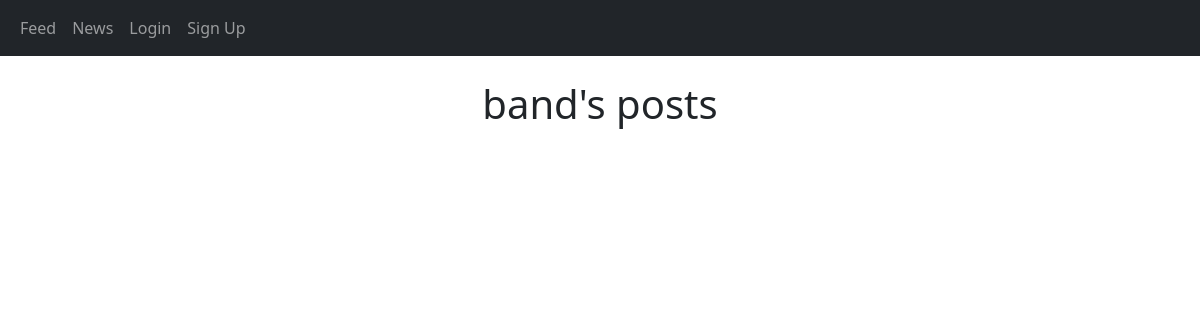
/posts/band, run on an earlier commit of the app's database.
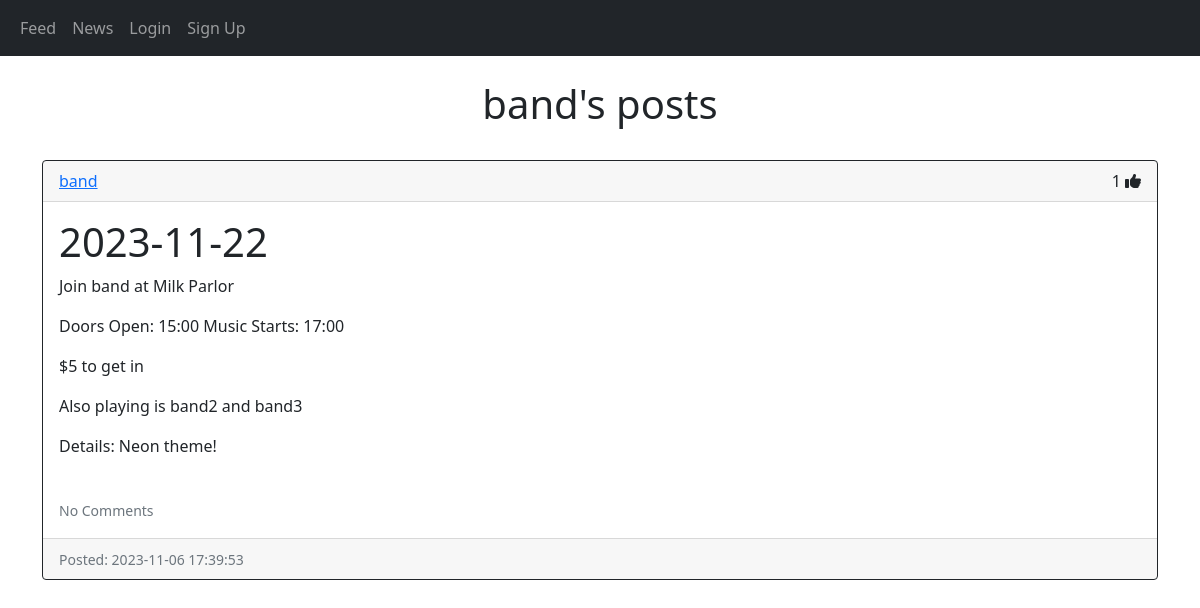
And on a later commit of the database.
### website/models.py (models this page shows)
class User(db.Model, UserMixin):
    id = db.Column(db.Integer, primary_key=True)
    email = db.Column(db.String(150), unique=True)
    username = db.Column(db.String(150), unique=True)
    password = db.Column(db.String(150))
    date_created = db.Column(db.DateTime(timezone=True), default=func.now())
    posts = db.relationship('Post', backref='user', passive_deletes=True)
    comments = db.relationship('Comment', backref='user', passive_deletes=True)
    likes = db.relationship('Like', backref='user', passive_deletes=True)

class Post(db.Model):
    id = db.Column(db.Integer, primary_key=True)
    location = db.Column(db.Text, nullable=False)
    date = db.Column(db.Text, nullable=False)
    doors = db.Column(db.Text, nullable=True)
    time = db.Column(db.Text, nullable=False)
    price = db.Column(db.Text, nullable=False)
    who = db.Column(db.Text, nullable=True)
    details = db.Column(db.Text, nullable=True)
    date_created = db.Column(db.DateTime(timezone=True), default=func.now())
    author = db.Column(db.Integer, db.ForeignKey('user.id', ondelete="CASCADE"), nullable=False)
    comments = db.relationship('Comment', backref='post', passive_deletes=True)
    likes = db.relationship('Like', backref='post', passive_deletes=True)

### website/views.py (the view)
@views.route("/posts/<username>")
def posts(username):
    user = User.query.filter_by(username=username).first()
    if not user:
        flash('No such band.', category='error')
        return redirect(url_for('views.feed'))
    posts = user.posts
    return render_template("posts.html", user=current_user, posts=posts, username=username)

### website/templates/posts.html (shortened to what this page needs)
{% extends "post_div.html" %} {% block title %}{{username}}'s Posts{% endblock %}
{% block header %} {{username}}'s posts {% endblock %}

### website/templates/post_div.html (shortened to what this page needs)
{% extends "base.html" %} {% block title %}Feed{% endblock %}
{% block content%}
<br/>
<h1 align="center">{% block header %}Feed{% endblock %}</h1>
<br/>
<div id="posts">
    {% for post in posts %}
        <div class="card border-dark">
            <div class="card-header d-flex justify-content-between align-items-center">
                <a href="/posts/{{post.user.username}}">{{post.user.username}}</a>
                {% if user.is_authenticated %}
                <div>
                    {{ post.likes|length }}
                    {% if user.id in post.likes|map(attribute="author")|list %}
                    <a href="like-post/{{post.id}}"><i class="fa-solid fa-thumbs-up"></i></a>
                    {% else %}
                    <a href="like-post/{{post.id}}"><i class="fa-regular fa-thumbs-up"></i></a>
                    {% endif %}
                    {% if user.id == post.author %}
                    <div class="btn-group">
                        <button type="button" class="btn btn-sm btn-primary dropdown-toggle" data-bs-toggle="dropdown">
                        </button>
                        <ul class="dropdown-menu">
                            <li><a href="/delete-post/{{post.id}}" class="dropdown-item">Delete</a></li>
                        </ul>
                    </div>
                    {% endif %}
                </div>
                {% else %}
                <div>
                    {{ post.likes|length }}
                    <i class="fa-solid fa-thumbs-up"></i>
                </div>
                {% endif %}
            </div>
            <div class="card-body">
                <div class="card-text">
                    <div>
                        <h1>{{post.date}}</h1>
                        <p>Join {{post.user.username}} at {{post.location}}</p>
                        <p>Doors Open: {{post.doors}} Music Starts: {{post.time}}</p>
                        {%if post.price|int == 0 %}
                        <p>Free Show!</p>
                        {% else %}
                        <p>${{post.price}} to get in</p>
                        {% endif %}
                        {% if post.who %}
                        <p>Also playing is {{post.who}}</p>
                        {% endif %}
                        {% if post.details %}
                        <p>Details: {{post.details}}</p>
                        {% endif %}
                    </div>
                </div>
                <br />
                <p class="card-text">
                    {% if post.comments|length > 0 %}
                    <a data-bs-toggle="collapse" href="#comments-{{post.id}}" role="button">
                        <small>View {{post.comments|length}} Comments</small>
                    </a>
                    {% else %}
                    <small class="text-muted">No Comments</small>
                    {% endif %}
                </p>
            </div>
            <div class="card-footer text-muted">
                <small>Posted: {{post.date_created}}</small>
            </div>
        </div>
    <br />
    {% endfor %}
</div>
{% endblock %}

### website/templates/base.html (shortened to what this page needs)
<!DOCTYPE html>
<html lang="en">
  <head>
    <link
      href="https://cdn.jsdelivr.net/npm/bootstrap@5.0.2/dist/css/bootstrap.min.css"
      rel="stylesheet"
    />
  </head>
  <body>
    <nav class="navbar navbar-expand-lg navbar-dark bg-dark">
      <div class="container-fluid">
        <div class="collapse navbar-collapse" id="navbar">
          <div class="navbar-nav">
            {% if user.is_authenticated %}
            <a class="nav-item nav-link" href="/create-post">Create A Post</a>
            <a class="nav-item nav-link" href="/feed">Feed</a>
            <a class="nav-item nav-link" href="/news">News</a>
            <a class="nav-item nav-link" href="/logout">Logout</a>
            <a class="nav-item nav-link" href="/profile"><i class="fa fa-user" aria-hidden="true"></i></a>
            {% else %}
            <a class="nav-item nav-link" href="/feed">Feed</a>
            <a class="nav-item nav-link" href="/news">News</a>
            <a class="nav-item nav-link" href="/login">Login</a>
            <a class="nav-item nav-link" href="/sign-up">Sign Up</a>
            {% endif %}
          </div>
        </div>
      </div>
    </nav>
    <div class="container">{% block content %}{% endblock %}</div>
  </body>
</html>

What changed in the data, as far as the page shows it:
added Post: user.username "band", likes|length "1", date "2023-11-22", location "Milk Parlor", doors "15:00", time "17:00", price "5", who "band2 and band3", details "Neon theme!", date_created "2023-11-06 17:39:53"
